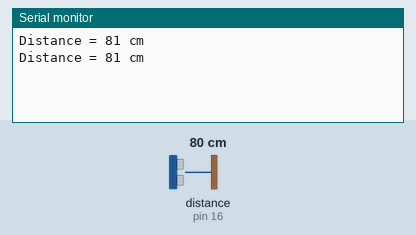
Bench run of a sketch on a simulated Arduino Uno, built with avr-gcc and run on an emulated ATmega328P. Parts: the last lines printed to the serial monitor. The test bench sets the inputs (shaded band); at power-on: distance to the obstacle (sensor on pin 16) 80 cm. The echo pulse lasts 58.3 µs per cm.

Above: at 1.8 s.
1.9 s: distance to the obstacle (sensor on pin 16) set to 2 cm
At 2.8 s:
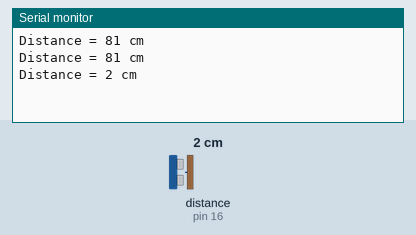
3.4 s: distance to the obstacle (sensor on pin 16) set to 4 cm
At 4.8 s:
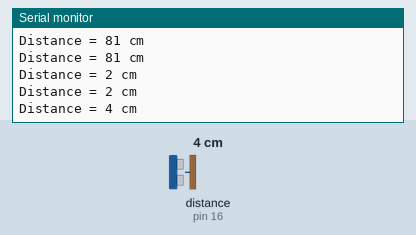
Timing chart, 0 to 6.4 s (numbered marks = the images above; inputs shaded):
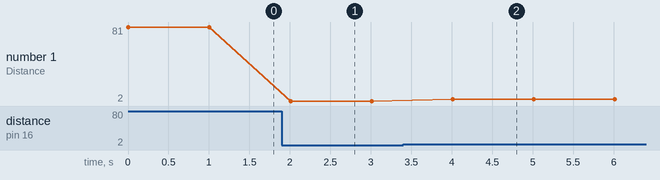

The sketch:

sketch_oct20a.ino
```cpp
// Include NewPing Library
#include "NewPing.h"

// Hook up HC-SR04 with Trig to Arduino Pin 9, Echo to Arduino pin 10
#define TRIGGER_PIN 16
#define ECHO_PIN 16

// Maximum distance we want to ping for (in centimeters).
#define MAX_DISTANCE 400

// NewPing setup of pins and maximum distance.
NewPing sonar(TRIGGER_PIN, ECHO_PIN, MAX_DISTANCE);

void setup() {
	Serial.begin(115200);
}

void loop() {
	Serial.print("Distance = ");
	Serial.print(sonar.ping_cm());
	Serial.println(" cm");
	delay(1000);
}
```

Measured:
- after the input at 1.9 s, the serial monitor: prints a new line after 0.11 s (image 1)
- after the input at 3.4 s, the serial monitor: prints a new line after 0.61 s (image 2)
- plotted number 1: 81 → 2 after the input at 1.9 s, 2 → 4 after the input at 3.4 s
